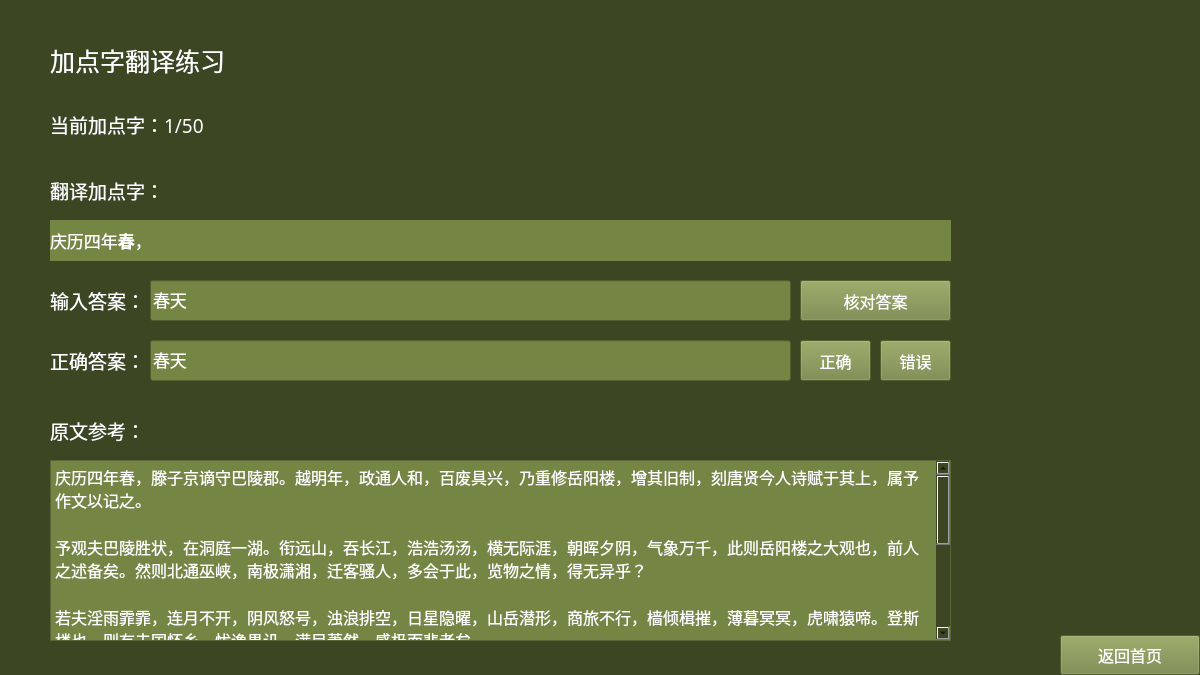
<?xml version="1.0" encoding="UTF-8"?>
<ui version="4.0">
 <class>TranWord</class>
 <widget class="QFrame" name="TranWord">
  <property name="geometry">
   <rect>
    <x>0</x>
    <y>0</y>
    <width>1200</width>
    <height>675</height>
   </rect>
  </property>
  <property name="focusPolicy">
   <enum>Qt::StrongFocus</enum>
  </property>
  <property name="windowTitle">
   <string>Frame</string>
  </property>
  <property name="styleSheet">
   <string notr="true">background-color: rgb(60, 70, 35);</string>
  </property>
  <widget class="QPushButton" name="pushButtonExit">
   <property name="geometry">
    <rect>
     <x>1060</x>
     <y>635</y>
     <width>140</width>
     <height>40</height>
    </rect>
   </property>
   <property name="font">
    <font>
     <family>等线</family>
     <pointsize>12</pointsize>
    </font>
   </property>
   <property name="focusPolicy">
    <enum>Qt::NoFocus</enum>
   </property>
   <property name="styleSheet">
    <string notr="true">background-color: rgb(117, 133, 67);
color: rgb(255, 255, 255);</string>
   </property>
   <property name="text">
    <string>返回首页</string>
   </property>
  </widget>
  <widget class="QPushButton" name="pushButtonCheck">
   <property name="geometry">
    <rect>
     <x>800</x>
     <y>280</y>
     <width>151</width>
     <height>41</height>
    </rect>
   </property>
   <property name="font">
    <font>
     <family>等线</family>
     <pointsize>12</pointsize>
    </font>
   </property>
   <property name="focusPolicy">
    <enum>Qt::NoFocus</enum>
   </property>
   <property name="styleSheet">
    <string notr="true">background-color: rgb(117, 133, 67);
color: rgb(255, 255, 255);</string>
   </property>
   <property name="text">
    <string>核对答案</string>
   </property>
  </widget>
  <widget class="QLabel" name="labelTitle">
   <property name="geometry">
    <rect>
     <x>50</x>
     <y>30</y>
     <width>471</width>
     <height>61</height>
    </rect>
   </property>
   <property name="font">
    <font>
     <family>等线</family>
     <pointsize>19</pointsize>
    </font>
   </property>
   <property name="styleSheet">
    <string notr="true">color: rgb(255, 255, 255);</string>
   </property>
   <property name="text">
    <string>加点字翻译练习</string>
   </property>
  </widget>
  <widget class="QLabel" name="labelLocation">
   <property name="geometry">
    <rect>
     <x>50</x>
     <y>104</y>
     <width>191</width>
     <height>41</height>
    </rect>
   </property>
   <property name="font">
    <font>
     <family>等线</family>
     <pointsize>14</pointsize>
    </font>
   </property>
   <property name="styleSheet">
    <string notr="true">color: rgb(255, 255, 255);</string>
   </property>
   <property name="text">
    <string>当前加点字：1/50</string>
   </property>
  </widget>
  <widget class="QLabel" name="labelWordTitle">
   <property name="geometry">
    <rect>
     <x>50</x>
     <y>170</y>
     <width>121</width>
     <height>41</height>
    </rect>
   </property>
   <property name="font">
    <font>
     <family>等线</family>
     <pointsize>14</pointsize>
    </font>
   </property>
   <property name="styleSheet">
    <string notr="true">color: rgb(255, 255, 255);</string>
   </property>
   <property name="text">
    <string>翻译加点字：</string>
   </property>
  </widget>
  <widget class="QLabel" name="labelReference">
   <property name="geometry">
    <rect>
     <x>50</x>
     <y>410</y>
     <width>191</width>
     <height>41</height>
    </rect>
   </property>
   <property name="font">
    <font>
     <family>等线</family>
     <pointsize>14</pointsize>
    </font>
   </property>
   <property name="styleSheet">
    <string notr="true">color: rgb(255, 255, 255);</string>
   </property>
   <property name="text">
    <string>原文参考：</string>
   </property>
  </widget>
  <widget class="QTextBrowser" name="textBrowserReference">
   <property name="geometry">
    <rect>
     <x>50</x>
     <y>460</y>
     <width>901</width>
     <height>181</height>
    </rect>
   </property>
   <property name="font">
    <font>
     <family>等线</family>
     <pointsize>12</pointsize>
    </font>
   </property>
   <property name="focusPolicy">
    <enum>Qt::NoFocus</enum>
   </property>
   <property name="styleSheet">
    <string notr="true">background-color: rgb(117, 133, 67);
color: rgb(255, 255, 255);</string>
   </property>
   <property name="html">
    <string>&lt;!DOCTYPE HTML PUBLIC &quot;-//W3C//DTD HTML 4.0//EN&quot; &quot;http://www.w3.org/TR/REC-html40/strict.dtd&quot;&gt;
&lt;html&gt;&lt;head&gt;&lt;meta name=&quot;qrichtext&quot; content=&quot;1&quot; /&gt;&lt;style type=&quot;text/css&quot;&gt;
p, li { white-space: pre-wrap; }
&lt;/style&gt;&lt;/head&gt;&lt;body style=&quot; font-family:'等线'; font-size:12pt; font-weight:400; font-style:normal;&quot;&gt;
&lt;p style=&quot; margin-top:0px; margin-bottom:0px; margin-left:0px; margin-right:0px; -qt-block-indent:0; text-indent:0px;&quot;&gt;庆历四年春，滕子京谪守巴陵郡。越明年，政通人和，百废具兴，乃重修岳阳楼，增其旧制，刻唐贤今人诗赋于其上，属予作文以记之。&lt;/p&gt;
&lt;p style=&quot;-qt-paragraph-type:empty; margin-top:0px; margin-bottom:0px; margin-left:0px; margin-right:0px; -qt-block-indent:0; text-indent:0px;&quot;&gt;&lt;br /&gt;&lt;/p&gt;
&lt;p style=&quot; margin-top:0px; margin-bottom:0px; margin-left:0px; margin-right:0px; -qt-block-indent:0; text-indent:0px;&quot;&gt;予观夫巴陵胜状，在洞庭一湖。衔远山，吞长江，浩浩汤汤，横无际涯，朝晖夕阴，气象万千，此则岳阳楼之大观也，前人之述备矣。然则北通巫峡，南极潇湘，迁客骚人，多会于此，览物之情，得无异乎？&lt;/p&gt;
&lt;p style=&quot;-qt-paragraph-type:empty; margin-top:0px; margin-bottom:0px; margin-left:0px; margin-right:0px; -qt-block-indent:0; text-indent:0px;&quot;&gt;&lt;br /&gt;&lt;/p&gt;
&lt;p style=&quot; margin-top:0px; margin-bottom:0px; margin-left:0px; margin-right:0px; -qt-block-indent:0; text-indent:0px;&quot;&gt;若夫淫雨霏霏，连月不开，阴风怒号，浊浪排空，日星隐曜，山岳潜形，商旅不行，樯倾楫摧，薄暮冥冥，虎啸猿啼。登斯楼也，则有去国怀乡，忧谗畏讥，满目萧然，感极而悲者矣。&lt;/p&gt;
&lt;p style=&quot;-qt-paragraph-type:empty; margin-top:0px; margin-bottom:0px; margin-left:0px; margin-right:0px; -qt-block-indent:0; text-indent:0px;&quot;&gt;&lt;br /&gt;&lt;/p&gt;
&lt;p style=&quot; margin-top:0px; margin-bottom:0px; margin-left:0px; margin-right:0px; -qt-block-indent:0; text-indent:0px;&quot;&gt;至若春和景明，波澜不惊，上下天光，一碧万顷，沙鸥翔集，锦鳞游泳，岸芷汀兰，郁郁青青。而或长烟一空，皓月千里，浮光跃金，静影沉璧，渔歌互答，此乐何极！登斯楼也，则有心旷神怡，宠辱偕忘，把酒临风，其喜洋洋者矣。&lt;/p&gt;
&lt;p style=&quot;-qt-paragraph-type:empty; margin-top:0px; margin-bottom:0px; margin-left:0px; margin-right:0px; -qt-block-indent:0; text-indent:0px;&quot;&gt;&lt;br /&gt;&lt;/p&gt;
&lt;p style=&quot; margin-top:0px; margin-bottom:0px; margin-left:0px; margin-right:0px; -qt-block-indent:0; text-indent:0px;&quot;&gt;嗟夫！予尝求古仁人之心，或异二者之为，何哉？不以物喜，不以己悲，居庙堂之高则忧其民，处江湖之远则忧其君。是进亦忧，退亦忧。然则何时而乐耶？其必曰“先天下之忧而忧，后天下之乐而乐”乎！噫！微斯人，吾谁与归？&lt;/p&gt;
&lt;p style=&quot;-qt-paragraph-type:empty; margin-top:0px; margin-bottom:0px; margin-left:0px; margin-right:0px; -qt-block-indent:0; text-indent:0px;&quot;&gt;&lt;br /&gt;&lt;/p&gt;
&lt;p style=&quot; margin-top:0px; margin-bottom:0px; margin-left:0px; margin-right:0px; -qt-block-indent:0; text-indent:0px;&quot;&gt;时六年九月十五日。&lt;/p&gt;&lt;/body&gt;&lt;/html&gt;</string>
   </property>
  </widget>
  <widget class="QLabel" name="labelUserAns">
   <property name="geometry">
    <rect>
     <x>50</x>
     <y>280</y>
     <width>91</width>
     <height>41</height>
    </rect>
   </property>
   <property name="font">
    <font>
     <family>等线</family>
     <pointsize>14</pointsize>
    </font>
   </property>
   <property name="styleSheet">
    <string notr="true">color: rgb(255, 255, 255);</string>
   </property>
   <property name="text">
    <string>输入答案：</string>
   </property>
  </widget>
  <widget class="QLineEdit" name="lineEditUserAns">
   <property name="geometry">
    <rect>
     <x>150</x>
     <y>280</y>
     <width>641</width>
     <height>41</height>
    </rect>
   </property>
   <property name="font">
    <font>
     <family>等线</family>
     <pointsize>13</pointsize>
    </font>
   </property>
   <property name="focusPolicy">
    <enum>Qt::StrongFocus</enum>
   </property>
   <property name="styleSheet">
    <string notr="true">background-color: rgb(117, 133, 67);
color: rgb(255, 255, 255);</string>
   </property>
   <property name="text">
    <string>春天</string>
   </property>
   <property name="readOnly">
    <bool>false</bool>
   </property>
  </widget>
  <widget class="QLabel" name="labelRightAns">
   <property name="geometry">
    <rect>
     <x>50</x>
     <y>340</y>
     <width>91</width>
     <height>41</height>
    </rect>
   </property>
   <property name="font">
    <font>
     <family>等线</family>
     <pointsize>14</pointsize>
    </font>
   </property>
   <property name="styleSheet">
    <string notr="true">color: rgb(255, 255, 255);</string>
   </property>
   <property name="text">
    <string>正确答案：</string>
   </property>
  </widget>
  <widget class="QLineEdit" name="lineEditRightAns">
   <property name="geometry">
    <rect>
     <x>150</x>
     <y>340</y>
     <width>641</width>
     <height>41</height>
    </rect>
   </property>
   <property name="font">
    <font>
     <family>等线</family>
     <pointsize>13</pointsize>
    </font>
   </property>
   <property name="focusPolicy">
    <enum>Qt::NoFocus</enum>
   </property>
   <property name="styleSheet">
    <string notr="true">background-color: rgb(117, 133, 67);
color: rgb(255, 255, 255);</string>
   </property>
   <property name="text">
    <string>春天</string>
   </property>
   <property name="readOnly">
    <bool>true</bool>
   </property>
  </widget>
  <widget class="QPushButton" name="pushButtonAnsR">
   <property name="geometry">
    <rect>
     <x>800</x>
     <y>340</y>
     <width>71</width>
     <height>41</height>
    </rect>
   </property>
   <property name="font">
    <font>
     <family>等线</family>
     <pointsize>12</pointsize>
    </font>
   </property>
   <property name="focusPolicy">
    <enum>Qt::NoFocus</enum>
   </property>
   <property name="styleSheet">
    <string notr="true">background-color: rgb(117, 133, 67);
color: rgb(255, 255, 255);</string>
   </property>
   <property name="text">
    <string>正确</string>
   </property>
  </widget>
  <widget class="QPushButton" name="pushButtonAnsW">
   <property name="geometry">
    <rect>
     <x>880</x>
     <y>340</y>
     <width>71</width>
     <height>41</height>
    </rect>
   </property>
   <property name="font">
    <font>
     <family>等线</family>
     <pointsize>12</pointsize>
    </font>
   </property>
   <property name="focusPolicy">
    <enum>Qt::NoFocus</enum>
   </property>
   <property name="styleSheet">
    <string notr="true">background-color: rgb(117, 133, 67);
color: rgb(255, 255, 255);</string>
   </property>
   <property name="text">
    <string>错误</string>
   </property>
  </widget>
  <widget class="QLabel" name="labelWord">
   <property name="geometry">
    <rect>
     <x>50</x>
     <y>220</y>
     <width>901</width>
     <height>41</height>
    </rect>
   </property>
   <property name="font">
    <font>
     <family>等线</family>
     <pointsize>13</pointsize>
    </font>
   </property>
   <property name="styleSheet">
    <string notr="true">background-color: rgb(117, 133, 67);
color: rgb(255, 255, 255);</string>
   </property>
   <property name="text">
    <string>&lt;html&gt;&lt;head/&gt;&lt;body&gt;&lt;p&gt;庆历四年&lt;span style=&quot; font-weight:600;&quot;&gt;春&lt;/span&gt;，&lt;/p&gt;&lt;/body&gt;&lt;/html&gt;</string>
   </property>
  </widget>
 </widget>
 <resources/>
 <connections/>
</ui>
